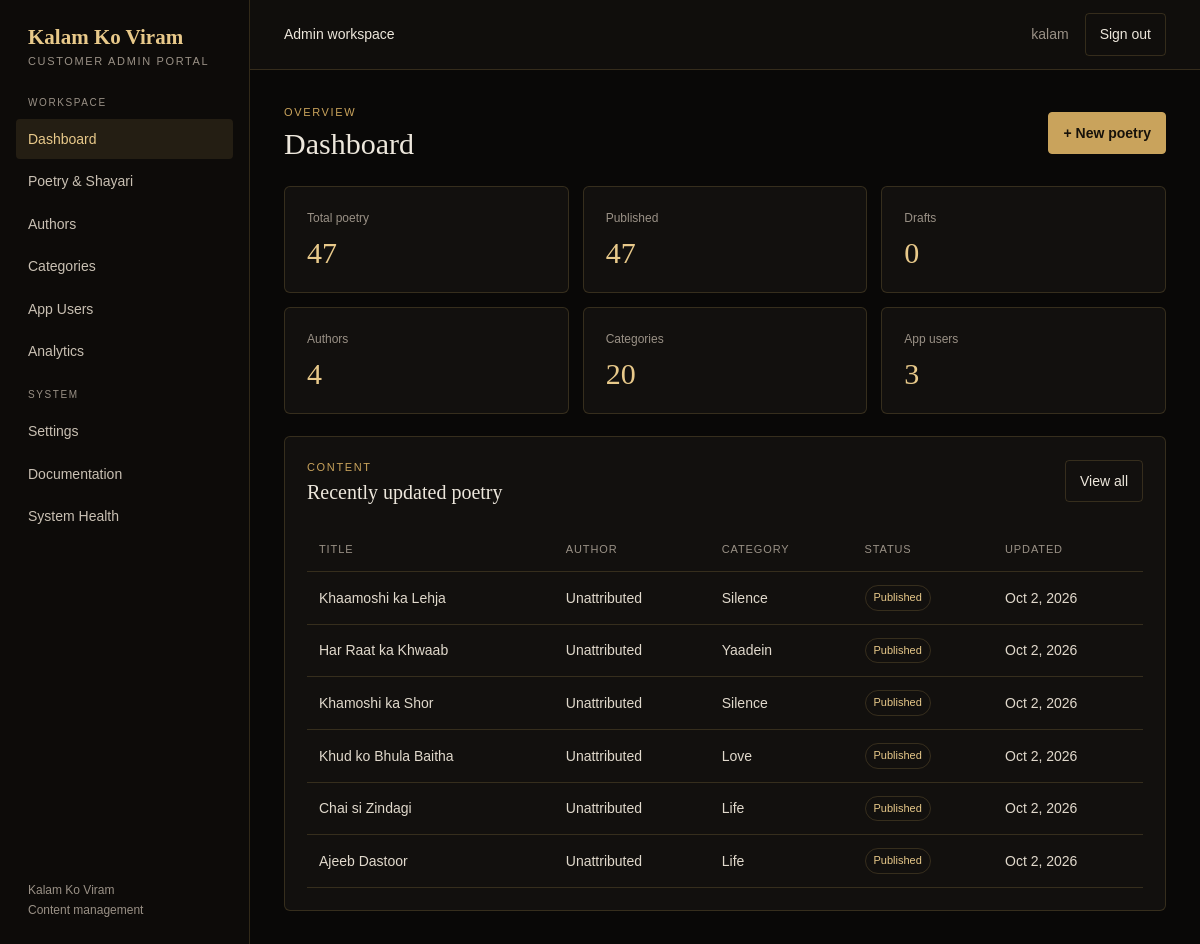
Screenshot of /portal/ (signed in) with the database file from the repository.
### kalam/models.py (models this page shows, shortened)
class Poetry(models.Model):
	class PoetryType(models.TextChoices):
		SHAYARI = "shayari", "Shayari"
		KAVITA = "kavita", "Kavita"
		GHAZAL = "ghazal", "Ghazal"
		NAZM = "nazm", "Nazm"
	class Status(models.TextChoices):
		DRAFT = "draft", "Draft"
		PUBLISHED = "published", "Published"
	title = models.CharField(max_length=200)
	content = models.TextField()
	author = models.ForeignKey(Author, on_delete=models.PROTECT, related_name="poetry")
	category = models.ForeignKey(Category, on_delete=models.PROTECT, related_name="poetry")
	poetry_type = models.CharField(max_length=20, choices=PoetryType.choices, default=PoetryType.SHAYARI)
	language = models.CharField(max_length=30, default="Hindi")
	status = models.CharField(max_length=12, choices=Status.choices, default=Status.DRAFT)
	publish_date = models.DateTimeField(blank=True, null=True)
	is_featured = models.BooleanField(default=False)
	is_trending = models.BooleanField(default=False)
	is_daily = models.BooleanField(default=False)
	created_at = models.DateTimeField(auto_now_add=True)
	updated_at = models.DateTimeField(auto_now=True)
	class Meta:
		ordering = ("-created_at",)
		verbose_name_plural = "poetry"

class Author(models.Model):
	name = models.CharField(max_length=150)
	slug = models.SlugField(max_length=170, unique=True)
	bio = models.TextField(blank=True)
	created_at = models.DateTimeField(auto_now_add=True)
	class Meta:
		ordering = ("name",)

class Category(models.Model):
	name = models.CharField(max_length=100)
	slug = models.SlugField(max_length=120, unique=True)
	created_at = models.DateTimeField(auto_now_add=True)
	class Meta:
		ordering = ("name",)
		verbose_name_plural = "categories"

### kalam/views.py (the view)
# urls.py: path("portal/", views.portal_dashboard, name="portal_dashboard"),
@_portal_dashboard_access_required
def portal_dashboard(request):
    can_view_poetry = request.user.has_perm("kalam.view_poetry")
    recent_poetry = (
        Poetry.objects.select_related("author", "category")[:6]
        if can_view_poetry else Poetry.objects.none()
    )
    return render(request, "admin_portal/dashboard.html", {
        "poetry_count": Poetry.objects.count() if can_view_poetry else None,
        "published_count": Poetry.objects.filter(status=Poetry.Status.PUBLISHED).count()
        if can_view_poetry else None,
        "draft_count": Poetry.objects.filter(status=Poetry.Status.DRAFT).count()
        if can_view_poetry else None,
        "author_count": Author.objects.count() if request.user.has_perm("kalam.view_author") else None,
        "category_count": Category.objects.count()
        if request.user.has_perm("kalam.view_category") else None,
        "user_count": get_user_model().objects.count()
        if request.user.has_perm("auth.view_user") else None,
        "recent_poetry": recent_poetry,
    })

### kalam/views.py (called while the page is built)
def _portal_dashboard_access_required(view):
    @login_required(login_url="portal_login")
    @wraps(view)
    def wrapped(request, *args, **kwargs):
        permissions = (
            "kalam.view_poetry",
            "kalam.view_author",
            "kalam.view_category",
            "auth.view_user",
        )
        if not request.user.is_superuser and not any(
            request.user.has_perm(permission) for permission in permissions
        ):
            raise PermissionDenied
        return view(request, *args, **kwargs)
    return wrapped

### templates/admin_portal/dashboard.html (shortened to what this page needs)
{% extends "admin_portal/base.html" %}
{% block content %}
<div class="page-head"><div><div class="eyebrow">Overview</div><h1>Dashboard</h1></div>{% if perms.kalam.add_poetry %}<a class="btn btn-primary" href="{% url 'portal_poetry_create' %}">+ New poetry</a>{% endif %}</div>
<div class="stats">
    {% if perms.kalam.view_poetry %}<div class="stat"><span>Total poetry</span><strong>{{ poetry_count }}</strong></div><div class="stat"><span>Published</span><strong>{{ published_count }}</strong></div><div class="stat"><span>Drafts</span><strong>{{ draft_count }}</strong></div>{% endif %}
    {% if perms.kalam.view_author %}<div class="stat"><span>Authors</span><strong>{{ author_count }}</strong></div>{% endif %}
    {% if perms.kalam.view_category %}<div class="stat"><span>Categories</span><strong>{{ category_count }}</strong></div>{% endif %}
    {% if perms.auth.view_user %}<div class="stat"><span>App users</span><strong>{{ user_count }}</strong></div>{% endif %}
</div>
{% if perms.kalam.view_poetry %}<div class="card"><div class="page-head"><div><div class="eyebrow">Content</div><h2 style="margin:4px 0 0">Recently updated poetry</h2></div><a class="btn" href="{% url 'portal_poetry_list' %}">View all</a></div>
<div class="table-wrap"><table><thead><tr><th>Title</th><th>Author</th><th>Category</th><th>Status</th><th>Updated</th></tr></thead><tbody>
{% for item in recent_poetry %}<tr><td>{{ item.title }}</td><td>{{ item.author.name }}</td><td>{{ item.category.name }}</td><td><span class="badge {% if item.status == 'draft' %}badge-draft{% endif %}">{{ item.get_status_display }}</span></td><td>{{ item.updated_at|date:"M j, Y" }}</td></tr>{% empty %}<tr><td colspan="5" class="empty">No poetry has been added yet.</td></tr>{% endfor %}
</tbody></table></div></div>{% endif %}
{% endblock %}

### templates/admin_portal/base.html (shortened to what this page needs)
<!doctype html>
<html lang="en">
<head>
</head>
<body>
<div class="shell">
    <aside class="sidebar">
        <a class="brand" href="{% url 'portal_dashboard' %}">Kalam Ko Viram<small>Customer admin portal</small></a>
        <nav>
            <div class="nav-label">Workspace</div>
            <a class="nav-link {% if request.resolver_match.url_name == 'portal_dashboard' %}active{% endif %}" href="{% url 'portal_dashboard' %}">Dashboard</a>
            {% if perms.kalam.view_poetry %}<a class="nav-link {% if 'poetry' in request.resolver_match.url_name %}active{% endif %}" href="{% url 'portal_poetry_list' %}">Poetry &amp; Shayari</a>{% endif %}
            {% if perms.kalam.view_author %}<a class="nav-link {% if 'author' in request.resolver_match.url_name %}active{% endif %}" href="{% url 'portal_author_list' %}">Authors</a>{% endif %}
            {% if perms.kalam.view_category %}<a class="nav-link {% if 'category' in request.resolver_match.url_name %}active{% endif %}" href="{% url 'portal_category_list' %}">Categories</a>{% endif %}
            {% if perms.auth.view_user %}<a class="nav-link {% if 'user' in request.resolver_match.url_name %}active{% endif %}" href="{% url 'portal_user_list' %}">App Users</a>{% endif %}
            {% if perms.kalam.view_poetry %}<a class="nav-link {% if request.resolver_match.url_name == 'portal_analytics' %}active{% endif %}" href="{% url 'portal_analytics' %}">Analytics</a>{% endif %}
            <div class="nav-label" style="margin-top:16px">System</div>
            <a class="nav-link {% if request.resolver_match.url_name == 'portal_settings' %}active{% endif %}" href="{% url 'portal_settings' %}">Settings</a>
            <a class="nav-link {% if request.resolver_match.url_name == 'portal_documentation' %}active{% endif %}" href="{% url 'portal_documentation' %}">Documentation</a>
            <a class="nav-link {% if request.resolver_match.url_name == 'portal_system_health' %}active{% endif %}" href="{% url 'portal_system_health' %}">System Health</a>
        </nav>
        <div class="sidebar-footer">Kalam Ko Viram<br>Content management</div>
    </aside>
    <main class="main">
        <header class="topbar">
            <strong>Admin workspace</strong>
            <div class="top-actions"><span>{{ request.user.get_full_name|default:request.user.username }}</span><form method="post" action="{% url 'portal_logout' %}">{% csrf_token %}<button class="btn" type="submit">Sign out</button></form></div>
        </header>
        <section class="content">{% block content %}{% endblock %}</section>
    </main>
</div>
</body>
</html>

### templates/admin_portal/base.html (style rules this page uses)
:root { color-scheme:dark;--bg:#090807;--panel:#12100e;--panel2:#191612;--gold:#c9a35c;--gold-light:#e8c98a;--text:#ede7dc;--muted:#9a9186;--line:rgba(201,163,92,.2);--red:#d47669 }
* { box-sizing:border-box }
body { margin:0;background:var(--bg);color:var(--text);font:14px/1.6 Arial,sans-serif }
a { color:inherit;text-decoration:none }
button,input,select,textarea { font:inherit }
.shell { min-height:100vh;display:grid;grid-template-columns:250px 1fr }
.sidebar { background:#0d0b09;border-right:1px solid var(--line);padding:25px 16px;display:flex;flex-direction:column;gap:26px }
.brand { font:600 21px Georgia,serif;color:var(--gold-light);padding:0 12px }
.brand small { display:block;font:11px Arial,sans-serif;color:var(--muted);letter-spacing:.15em;text-transform:uppercase;margin-top:5px }
.nav-label { font-size:10px;letter-spacing:.16em;text-transform:uppercase;color:var(--muted);padding:0 12px;margin:2px 0 8px }
.nav-link { display:block;padding:9px 12px;border-radius:4px;color:#c9c0b3;margin:2px 0 }
.nav-link:hover,.nav-link.active { background:rgba(201,163,92,.12);color:var(--gold-light) }
.sidebar-footer { margin-top:auto;color:var(--muted);font-size:12px;padding:0 12px }
.main { min-width:0 }
.topbar { height:70px;border-bottom:1px solid var(--line);display:flex;align-items:center;justify-content:space-between;padding:0 34px;background:rgba(18,16,14,.8) }
.topbar strong { font-weight:500 }
.top-actions { display:flex;align-items:center;gap:16px;color:var(--muted) }
.content { padding:34px;max-width:1500px;margin:0 auto }
.page-head { display:flex;align-items:center;justify-content:space-between;gap:20px;margin-bottom:24px }
.eyebrow { font-size:11px;letter-spacing:.15em;text-transform:uppercase;color:var(--gold) }
h1 { font:500 30px/1.2 Georgia,serif;margin:4px 0 0 }
h2 { font:500 20px Georgia,serif;margin:0 0 16px }
.card,.stat { background:var(--panel);border:1px solid var(--line);border-radius:6px;padding:22px }
.stats { display:grid;grid-template-columns:repeat(3,minmax(0,1fr));gap:14px;margin-bottom:22px }
.stat span { display:block;color:var(--muted);font-size:12px }
.stat strong { display:block;font:500 30px Georgia,serif;color:var(--gold-light);margin-top:8px }
.btn { display:inline-flex;align-items:center;justify-content:center;border:1px solid var(--line);border-radius:4px;padding:9px 14px;background:transparent;color:var(--text);cursor:pointer }
.btn-primary { background:var(--gold);color:#17120a;border-color:var(--gold);font-weight:600 }
table { width:100%;border-collapse:collapse }
th,td { text-align:left;padding:13px 12px;border-bottom:1px solid var(--line);vertical-align:middle }
th { color:var(--muted);font-size:11px;text-transform:uppercase;letter-spacing:.08em;font-weight:500 }
td { color:#e1d9cc }
.table-wrap { overflow-x:auto }
.badge { display:inline-block;padding:3px 8px;border:1px solid var(--line);border-radius:20px;color:var(--gold-light);font-size:11px }

### rows the page displays
Poetry: title "Khaamoshi ka Lehja", author.name "Unattributed", category.name "Silence", status "Published", updated_at "Oct 2, 2026"
Poetry: title "Har Raat ka Khwaab", author.name "Unattributed", category.name "Yaadein", status "Published", updated_at "Oct 2, 2026"
Poetry: title "Khamoshi ka Shor", author.name "Unattributed", category.name "Silence", status "Published", updated_at "Oct 2, 2026"
Poetry: title "Khud ko Bhula Baitha", author.name "Unattributed", category.name "Love", status "Published", updated_at "Oct 2, 2026"
Poetry: title "Chai si Zindagi", author.name "Unattributed", category.name "Life", status "Published", updated_at "Oct 2, 2026"
Poetry: title "Ajeeb Dastoor", author.name "Unattributed", category.name "Life", status "Published", updated_at "Oct 2, 2026"

### other values shown
{{ request.user.get_full_name|default:request.user.username }} "kalam"
{{ poetry_count }} "47"
{{ published_count }} "47"
{{ draft_count }} "0"
{{ author_count }} "4"
{{ category_count }} "20"
{{ user_count }} "3"
